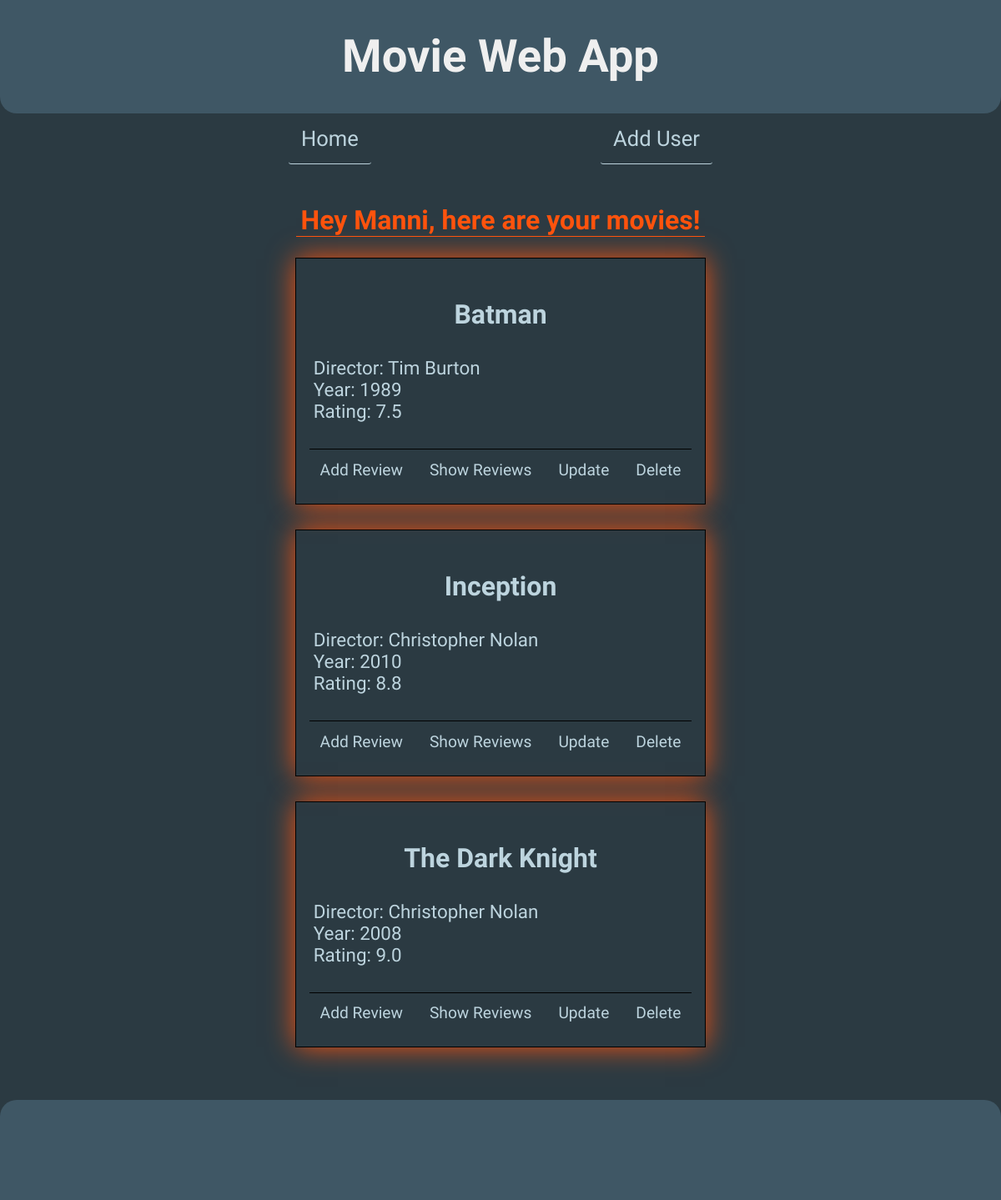
The page /users/4 on the database its author committed.
### data_manager/sql_data_models.py (models this page shows, shortened)
class User(db.Model):
    user_id = db.Column(db.Integer, primary_key=True, autoincrement=True)
    user = db.Column(db.String(255), nullable=False)

class Movie(db.Model):
    movie_id = db.Column(db.Integer, primary_key=True, autoincrement=True)
    title = db.Column(db.String(255), nullable=False)
    director = db.Column(db.String(255), nullable=True)
    publication_year = db.Column(db.Integer, nullable=True)
    rating = db.Column(db.Float, nullable=True)

### app.py (the view)
@app.route("/users/<user_id>")
def list_user_movies(user_id):
    try:
        username, movies = data_manager.get_username_and_movies(user_id)
        if username:
            return render_index(title=f"Movies of {username}  - Movie Web App",
                                content_type="list_movies",
                                user=username,
                                movies=movies,
                                user_id=user_id)
    except TypeError:
        abort(404, "User not in database.")

### app.py (called while the page is built)
def render_index(title="Home - Movie App", content_type="home", **kwargs):
    data_to_render = {
        "title": title,
        "content_type": content_type,
        **kwargs
    }
    return render_template("index.html", **data_to_render)

### data_manager/sql_data_manager.py (called while the page is built)
    def get_username_and_movies(self, user_id) -> tuple:
        user = User.query.filter_by(user_id=user_id).first()
        username = user.user
        user_movies = db.session.query(Movie).join(
            UserMovies, UserMovies.movie_id == Movie.movie_id).filter(
            UserMovies.user_id == user_id).all()
        if not user_movies:
            return username, {}
        movies_dict = {}
        for movie in user_movies:
            movie_dict = {
                "title": movie.title,
                "director": movie.director,
                "year": movie.publication_year,
                "rating": movie.rating
            }
            movies_dict[str(movie.movie_id)] = movie_dict
        return username, movies_dict

### templates/index.html (shortened to what this page needs)
<!DOCTYPE html>
<html lang="en">
<head>
    <link rel="stylesheet" href="{{ url_for('static', filename='styles.css') }}" />
</head>
<body>
    <header>
        <h1>Movie Web App</h1>
    </header>
    <nav>
        <div class="nav-links">
            <a id="home" href="{{ url_for('list_all_users') }}">Home</a>
            <a href="{{ url_for('add_user') }}">Add User</a>
        </div>
    </nav>
    <main>
        {% block content %}
        {% if content_type == "home" %}
        {% include "user_templates/list-users.html" %}
        {% elif content_type == "list_movies" %}
        {% include "movie_templates/list-movies.html" %}
        {% elif content_type == "add_user" %}
        {% include "user_templates/add-user.html" %}
        {% elif content_type == "add_movie" %}
        {% include "movie_templates/add-movie.html" %}
        {% elif content_type == "update_movie" %}
        {% include "movie_templates/update-movie.html" %}
        {% elif content_type == "delete_movie" %}
        {% include "movie_templates/delete-movie.html" %}
        {% elif content_type == "add_review" %}
        {% include "movie_templates/add-review.html" %}
        {% elif content_type == "list_reviews" %}
        {% include "movie_templates/list-reviews.html" %}
        {% else %}
        {% include "success.html" %}
        {% endif %}
        {% endblock %}
    </main>
    <footer></footer>
</body>
</html>

### templates/movie_templates/list-movies.html
<div id="movies-container">
    {% if not movies %}
    <h2>Sorry {{ user }}, you currently have no movies registered!</h2>
    {% else %}
    <h2>Hey {{ user }}, here are your movies!</h2>
    {% for movie_id, movie in movies.items() %}
    <div class="movies">
        <h3>{{ movie.get("title") }}</h3>
        <ul class="movie-properties">
            <li>Director: {{movie.get("director") }}</li>
            <li>Year: {{movie.get("year") }}</li>
            <li>Rating: {{movie.get("rating") }}</li>
        </ul>
        <form id="form-update-delete-movie" action="{{ url_for('delete_movie', user_id=user_id, movie_id=movie_id) }}"
            method="post">
            <a href="{{ url_for('add_review', user_id=user_id, movie_id=movie_id, movie_title=movie['title']) }}">Add
                Review</a>
            <a href="{{ url_for('list_reviews', movie_id=movie_id, movie_title=movie['title']) }}">Show
                Reviews</a>
            <a href="{{ url_for('update_movie_details', user_id=user_id, movie_id=movie_id) }}">Update</a>
            <button class="del-btn" type="submit">Delete</button>
        </form>
    </div>
    {% endfor %}
    {% endif %}
</div>

### static/styles.css (style rules this page uses)
:root { --bluish-gray: #3f5765; --dark-bluish-gray: #2b3a42; --neon-orange: #ff530d; --silver-blue: #bdd4de; --white: #efefef; }
html { font-size: 32px; background-color: black; font-family: "Kaushan Script", cursive; }
body { margin: 0; height: auto; background-color: var(--dark-bluish-gray); color: var(--neon-orange); display: flex; flex-direction: column; text-align: center; min-height: 100vh; margin: 0; }
header { background-color: var(--bluish-gray); border-radius: 0 0 20px 20px; }
h1 { font-size: 1.7rem; color: var(--white); background-color: #3f5765; }
h2 { font-size: 1rem; margin-top: 0; border-bottom: solid 1px var(--neon-orange); }
h3 { font-size: 1rem; margin-bottom: 0px; color: var(--silver-blue); text-decoration: none; }
button { font: inherit; font-size: 0.6rem; background: none; padding: 0; border: none; cursor: pointer; color: var(--silver-blue); }
main { display: flex; flex-direction: column; flex-grow: 1; justify-content: space-around; align-items: center; }
form { display: flex; flex-direction: row; }
a { font-size: 0.6rem; text-decoration: none; color: var(--silver-blue); transition: color 0.3s ease; }
ul { padding: 0; text-align: center; }
footer { background-color: var(--bluish-gray); height: 100px; margin-top: 1rem; padding: 10px; text-align: center; border-radius: 20px 20px 0 0; }
.movies { outline: solid 1px black; display: flex; flex-direction: column; justify-content: center; margin-bottom: 1rem; padding: 0.5rem; box-shadow: 0 0 1rem; }
#form-update-delete-movie { padding: 0.4rem; display: flex; justify-content: space-between; border-top: solid 1px black; gap: 1rem; }

### rows shown on the page
User: user "Manni"
Movie: get "Batman", get "Tim Burton", get "1989", get "7.5"
Movie: get "Inception", get "Christopher Nolan", get "2010", get "8.8"
Movie: get "The Dark Knight", get "Christopher Nolan", get "2008", get "9.0"
